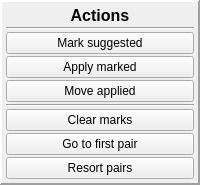
        <widget class="QFrame" name="frame_4">
         <property name="sizePolicy">
          <sizepolicy hsizetype="Fixed" vsizetype="Preferred">
           <horstretch>0</horstretch>
           <verstretch>0</verstretch>
          </sizepolicy>
         </property>
         <property name="frameShape">
          <enum>QFrame::Panel</enum>
         </property>
         <property name="frameShadow">
          <enum>QFrame::Raised</enum>
         </property>
         <property name="lineWidth">
          <number>2</number>
         </property>
         <layout class="QVBoxLayout" name="verticalLayout_3">
          <property name="spacing">
           <number>2</number>
          </property>
          <property name="leftMargin">
           <number>4</number>
          </property>
          <property name="topMargin">
           <number>4</number>
          </property>
          <property name="rightMargin">
           <number>4</number>
          </property>
          <property name="bottomMargin">
           <number>4</number>
          </property>
          <item>
           <widget class="QLabel" name="label_5">
            <property name="sizePolicy">
             <sizepolicy hsizetype="Minimum" vsizetype="Maximum">
              <horstretch>0</horstretch>
              <verstretch>0</verstretch>
             </sizepolicy>
            </property>
            <property name="font">
             <font>
              <pointsize>12</pointsize>
              <weight>75</weight>
              <bold>true</bold>
             </font>
            </property>
            <property name="text">
             <string>Actions</string>
            </property>
            <property name="alignment">
             <set>Qt::AlignCenter</set>
            </property>
           </widget>
          </item>
          <item>
           <widget class="Line" name="line_9">
            <property name="sizePolicy">
             <sizepolicy hsizetype="Minimum" vsizetype="Fixed">
              <horstretch>0</horstretch>
              <verstretch>0</verstretch>
             </sizepolicy>
            </property>
            <property name="minimumSize">
             <size>
              <width>10</width>
              <height>0</height>
             </size>
            </property>
            <property name="midLineWidth">
             <number>0</number>
            </property>
            <property name="orientation">
             <enum>Qt::Horizontal</enum>
            </property>
           </widget>
          </item>
          <item>
           <widget class="QPushButton" name="push_mark_suggested">
            <property name="sizePolicy">
             <sizepolicy hsizetype="Preferred" vsizetype="Fixed">
              <horstretch>0</horstretch>
              <verstretch>0</verstretch>
             </sizepolicy>
            </property>
            <property name="minimumSize">
             <size>
              <width>30</width>
              <height>0</height>
             </size>
            </property>
            <property name="focusPolicy">
             <enum>Qt::NoFocus</enum>
            </property>
            <property name="text">
             <string> Mark suggested </string>
            </property>
            <property name="iconSize">
             <size>
              <width>12</width>
              <height>12</height>
             </size>
            </property>
            <property name="checkable">
             <bool>false</bool>
            </property>
           </widget>
          </item>
          <item>
           <widget class="QPushButton" name="push_apply_marked">
            <property name="sizePolicy">
             <sizepolicy hsizetype="Preferred" vsizetype="Fixed">
              <horstretch>0</horstretch>
              <verstretch>0</verstretch>
             </sizepolicy>
            </property>
            <property name="minimumSize">
             <size>
              <width>30</width>
              <height>0</height>
             </size>
            </property>
            <property name="focusPolicy">
             <enum>Qt::NoFocus</enum>
            </property>
            <property name="text">
             <string>Apply marked</string>
            </property>
            <property name="iconSize">
             <size>
              <width>12</width>
              <height>12</height>
             </size>
            </property>
            <property name="checkable">
             <bool>false</bool>
            </property>
           </widget>
          </item>
          <item>
           <widget class="QPushButton" name="push_move_applied">
            <property name="sizePolicy">
             <sizepolicy hsizetype="Preferred" vsizetype="Fixed">
              <horstretch>0</horstretch>
              <verstretch>0</verstretch>
             </sizepolicy>
            </property>
            <property name="minimumSize">
             <size>
              <width>30</width>
              <height>0</height>
             </size>
            </property>
            <property name="focusPolicy">
             <enum>Qt::NoFocus</enum>
            </property>
            <property name="text">
             <string>Move applied</string>
            </property>
            <property name="iconSize">
             <size>
              <width>12</width>
              <height>12</height>
             </size>
            </property>
            <property name="checkable">
             <bool>false</bool>
            </property>
           </widget>
          </item>
          <item>
           <widget class="Line" name="line_4">
            <property name="sizePolicy">
             <sizepolicy hsizetype="Minimum" vsizetype="Expanding">
              <horstretch>0</horstretch>
              <verstretch>0</verstretch>
             </sizepolicy>
            </property>
            <property name="minimumSize">
             <size>
              <width>10</width>
              <height>0</height>
             </size>
            </property>
            <property name="midLineWidth">
             <number>0</number>
            </property>
            <property name="orientation">
             <enum>Qt::Horizontal</enum>
            </property>
           </widget>
          </item>
          <item>
           <widget class="QPushButton" name="push_mark_clear">
            <property name="sizePolicy">
             <sizepolicy hsizetype="Preferred" vsizetype="Fixed">
              <horstretch>0</horstretch>
              <verstretch>0</verstretch>
             </sizepolicy>
            </property>
            <property name="minimumSize">
             <size>
              <width>30</width>
              <height>0</height>
             </size>
            </property>
            <property name="focusPolicy">
             <enum>Qt::NoFocus</enum>
            </property>
            <property name="text">
             <string>Clear marks</string>
            </property>
            <property name="iconSize">
             <size>
              <width>12</width>
              <height>12</height>
             </size>
            </property>
            <property name="checkable">
             <bool>false</bool>
            </property>
           </widget>
          </item>
          <item>
           <widget class="QPushButton" name="push_goto_first">
            <property name="text">
             <string>Go to first pair</string>
            </property>
           </widget>
          </item>
          <item>
           <widget class="QPushButton" name="push_resort_pairs">
            <property name="sizePolicy">
             <sizepolicy hsizetype="Preferred" vsizetype="Fixed">
              <horstretch>0</horstretch>
              <verstretch>0</verstretch>
             </sizepolicy>
            </property>
            <property name="minimumSize">
             <size>
              <width>30</width>
              <height>0</height>
             </size>
            </property>
            <property name="focusPolicy">
             <enum>Qt::NoFocus</enum>
            </property>
            <property name="text">
             <string>Resort pairs</string>
            </property>
            <property name="iconSize">
             <size>
              <width>12</width>
              <height>12</height>
             </size>
            </property>
            <property name="checkable">
             <bool>false</bool>
            </property>
           </widget>
          </item>
         </layout>
        </widget>
